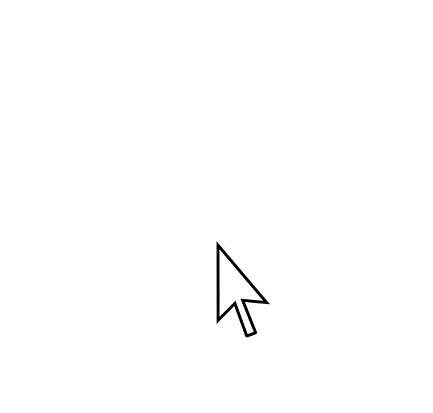
#> input picture frame 76 of offline 3/offline 3/input.mov, 433 x 413 px
$ python main.py
#> lines starting #> are read from the running program, lines starting #| are printed output that depends on the picture
#> in video_to_frames, frame is the input picture: shape (413, 433, 3); min 0, max 255, mean 253.8
#> (key q is pressed here)
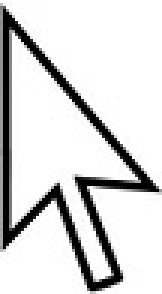
#> input picture offline 3/offline 3/reference.jpg, 54 x 98 px (shown 3 times larger)
#> in task_two, ref is the input picture: shape (98, 54, 3); min 0, max 255, mean 215.5
import cv2
from matplotlib import pyplot as plt
import numpy as np
import math

count_twod=0
count_ex=0

def Exhaustive(ref,template):
    M = ref.shape[0]
#> M = 98
    N = ref.shape[1]
#> N = 54
    I=template.shape[0]
#> I = 413
    J=template.shape[1]
#> J = 433
    template = cv2.cvtColor(template, cv2.COLOR_BGR2GRAY)
    ref = cv2.cvtColor(ref, cv2.COLOR_BGR2GRAY)
#> ref: shape (98, 54)

    cross_cor_coeff = np.zeros((I - M + 1, J - N + 1))
    for i in range(I - M + 1):
        for j in range(J - N + 1):
            cross_cor_coeff[i,j] = np.sum(ref.astype(int) * template[i:i+M, j:j+N].astype(int))/\
                        (np.linalg.norm(ref) * np.linalg.norm(template[i:i+M, j:j+N]))
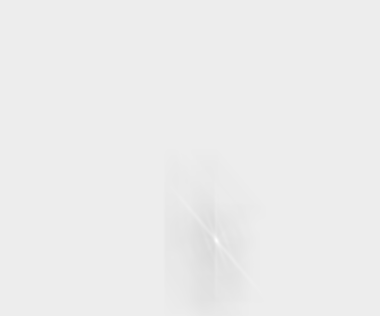
#> cross_cor_coeff: shape (316, 380) float64; min 0.856, max 1, mean 0.928


    #print(template, ref)

    max_val=np.argmax(cross_cor_coeff, axis=None)
#> max_val = 91416
    shape=cross_cor_coeff.shape
#> shape = (316, 380)
    index =  np.unravel_index(max_val, shape)
#> index = (240, 216)
    c=index[0]*shape[0]+index[1]
#> c = 76056
    global count_ex
    count_ex+=c
#> count_ex = 76056
    top_left_x,top_left_Y = int(index[0] + M/2), int(index[1] + N/2)
#> top_left_x = 289; top_left_Y = 243

    return top_left_x,top_left_Y


# [42 lines left out: functions two_D_logarithmic_search, returnTopLeft, not called in this run]


def video_to_frames(filename):
    frames = [] # rgb frames
    cap = cv2.VideoCapture(filename)

    while(cap.isOpened()):
        ret, frame = cap.read()
        if frame is None:
            break
        #frame=cv2.cvtColor(frame, cv2.COLOR_BGR2GRAY)
        frames.append(frame)

        if cv2.waitKey(1) & 0xFF == ord('q'):
            break

    cap.release()
    return np.array(frames)


# [37 lines left out: function task_one, not called in this run]


def task_two():
    frames = video_to_frames('input.mov')
    ref = cv2.imread('reference.jpg')

    #print(frames.shape)
    first_frame = frames[0]

    #print(first_frame.shape)

    x, y = Exhaustive(ref,first_frame)
#> x = 289; y = 243
    P=50
    ctd=[]
    cex=[]
    n=5
    for pp in range(0,n):
        P=P+(pp+1)*10
        global count_twod
        global count_ex
        count_twod=0
        count_ex=0
        for i in range(1,len(frames)):
            frame=frames[i]
            #exhaustive_search
            x, y = returnTopLeft(ref,frame, x, y, P, Exhaustive)
            #two_D_logarithmic_search
            x, y = returnTopLeft(ref,frame, x, y, P, two_D_logarithmic_search)

        ctd.append(count_twod)
        cex.append(count_ex)
#> after the loop, P = 200; cex = [0, 0, 0, 0, 0]; ctd = [0, 0, 0, 0, 0]

    print('Exhaustive search\ttwo D logarithmic search ')
    for i in range(n):
        print(cex[i]/len(frames),'\t',ctd[i]/len(frames))
#> this loop made 5 passes
#| 0.0 	 0.0
#| 0.0 	 0.0
#| 0.0 	 0.0
#| 0.0 	 0.0
#| 0.0 	 0.0

    #print('average search count of reference by twoD:',count_twod/len(frames))

    print('completed')


def main():
    #task_one()
    task_two()

if __name__ == "__main__":
    main()

$ run again, starting later in the video
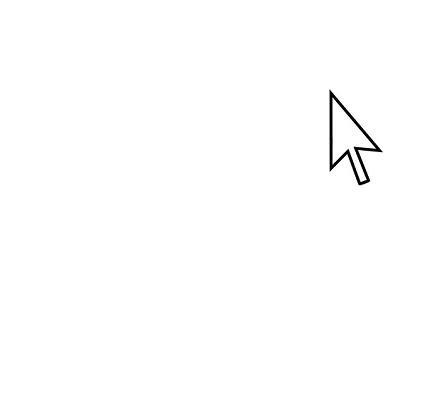
#> input picture frame 342 of offline 3/offline 3/input.mov, 433 x 413 px
#> in video_to_frames, frame is the input picture: shape (413, 433, 3); min 0, max 255, mean 253.8
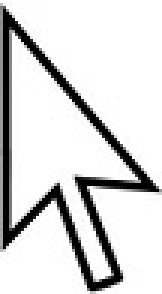
#> input picture offline 3/offline 3/reference.jpg, 54 x 98 px (shown 3 times larger)
#> in task_two, ref is the input picture: shape (98, 54, 3); min 0, max 255, mean 215.5
#> ref: shape (98, 54)
#> max_val = 33769
#> index = (88, 329)
#> c = 28137
#> top_left_x = 137; top_left_Y = 356
#> x = 137; y = 356
#> after the loop in task_two, `for pp in range(0,n):`: P = 200; cex = [0, 0, 0, 0, 0]
#> the loop in task_two, `for i in range(n):` made 5 passes
#| 0.0 	 0.0
#| 0.0 	 0.0
#| 0.0 	 0.0
#| 0.0 	 0.0
#| 0.0 	 0.0

$ run again, starting later in the video
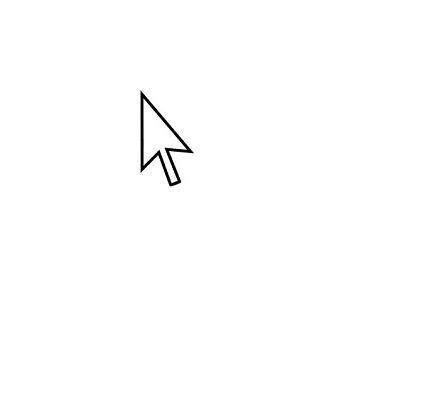
#> input picture frame 608 of offline 3/offline 3/input.mov, 433 x 413 px
#> in video_to_frames, frame is the input picture: shape (413, 433, 3); min 0, max 255, mean 253.8
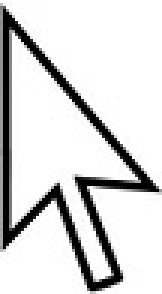
#> input picture offline 3/offline 3/reference.jpg, 54 x 98 px (shown 3 times larger)
#> in task_two, ref is the input picture: shape (98, 54, 3); min 0, max 255, mean 215.5
#> ref: shape (98, 54)
#> max_val = 33960
#> index = (89, 140)
#> c = 28264
#> top_left_x = 138; top_left_Y = 167
#> x = 138; y = 167
#> after the loop in task_two, `for pp in range(0,n):`: P = 200; cex = [0, 0, 0, 0, 0]
#> the loop in task_two, `for i in range(n):` made 5 passes
#| 0.0 	 0.0
#| 0.0 	 0.0
#| 0.0 	 0.0
#| 0.0 	 0.0
#| 0.0 	 0.0
